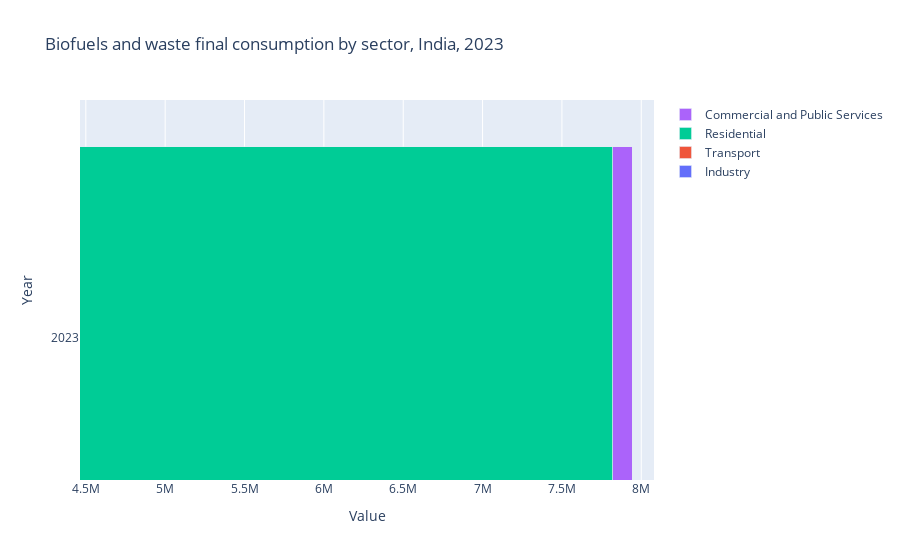

The code cell stored with this chart in its notebook:
### Code cell
import pandas as pd
import plotly.graph_objects as go

# Load your CSV file
df = pd.read_csv(r'C:\Users\hp\Downloads\Biofuels and waste final consumption by sector, India, 2023.csv')

# Filter relevant sectors
sectors = ['Industry', 'Transport', 'Residential', 'Commercial and Public Services']
df = df[df['Biofuels and waste final consumption by sector'].isin(sectors)]

# Pivot data to get years as rows and sectors as columns
pivot_df = df.pivot_table(
    index='Year',
    columns='Biofuels and waste final consumption by sector',
    values='Value',
    aggfunc='sum',
    fill_value=0
)

# Create horizontal stacked bar chart
fig = go.Figure()

for sector in sectors:
    fig.add_trace(go.Bar(
        y=pivot_df.index.astype(str),
        x=pivot_df[sector],
        name=sector,
        orientation='h',
        hovertemplate=f"<b>{sector}</b><br>Year: %{{y}}<br>Value: %{{x}}<extra></extra>"
    ))

# Customize layout
fig.update_layout(
    title='Biofuels and waste final consumption by sector, India, 2023',
    barmode='stack',
    xaxis_title='Value',
    yaxis_title='Year',
    height=600
)

fig.show()

### Figure 1 — Plotly figure (JSON) as saved in the notebook; plotly's stock layout.template omitted (floating-point values rounded to 4 significant figures)
{"data": [{"hovertemplate": "<b>Industry</b><br>Year: %{y}<br>Value: %{x}<extra></extra>", "name": "Industry", "orientation": "h", "type": "bar", "x": [3284415], "y": ["2023"]}, {"hovertemplate": "<b>Transport</b><br>Year: %{y}<br>Value: %{x}<extra></extra>", "name": "Transport", "orientation": "h", "type": "bar", "x": [139093], "y": ["2023"]}, {"hovertemplate": "<b>Residential</b><br>Year: %{y}<br>Value: %{x}<extra></extra>", "name": "Residential", "orientation": "h", "type": "bar", "x": [4396561], "y": ["2023"]}, {"hovertemplate": "<b>Commercial and Public Services</b><br>Year: %{y}<br>Value: %{x}<extra></extra>", "name": "Commercial and Public Services", "orientation": "h", "type": "bar", "x": [123568], "y": ["2023"]}], "layout": {"autosize": true, "barmode": "stack", "title": {"text": "Biofuels and waste final consumption by sector, India, 2023"}, "xaxis": {"autorange": false, "range": [4463000.0, 8080000.0], "title": {"text": "Value"}, "type": "linear"}, "yaxis": {"autorange": false, "range": [-0.2986, 0.4985], "title": {"text": "Year"}, "type": "category"}}}
